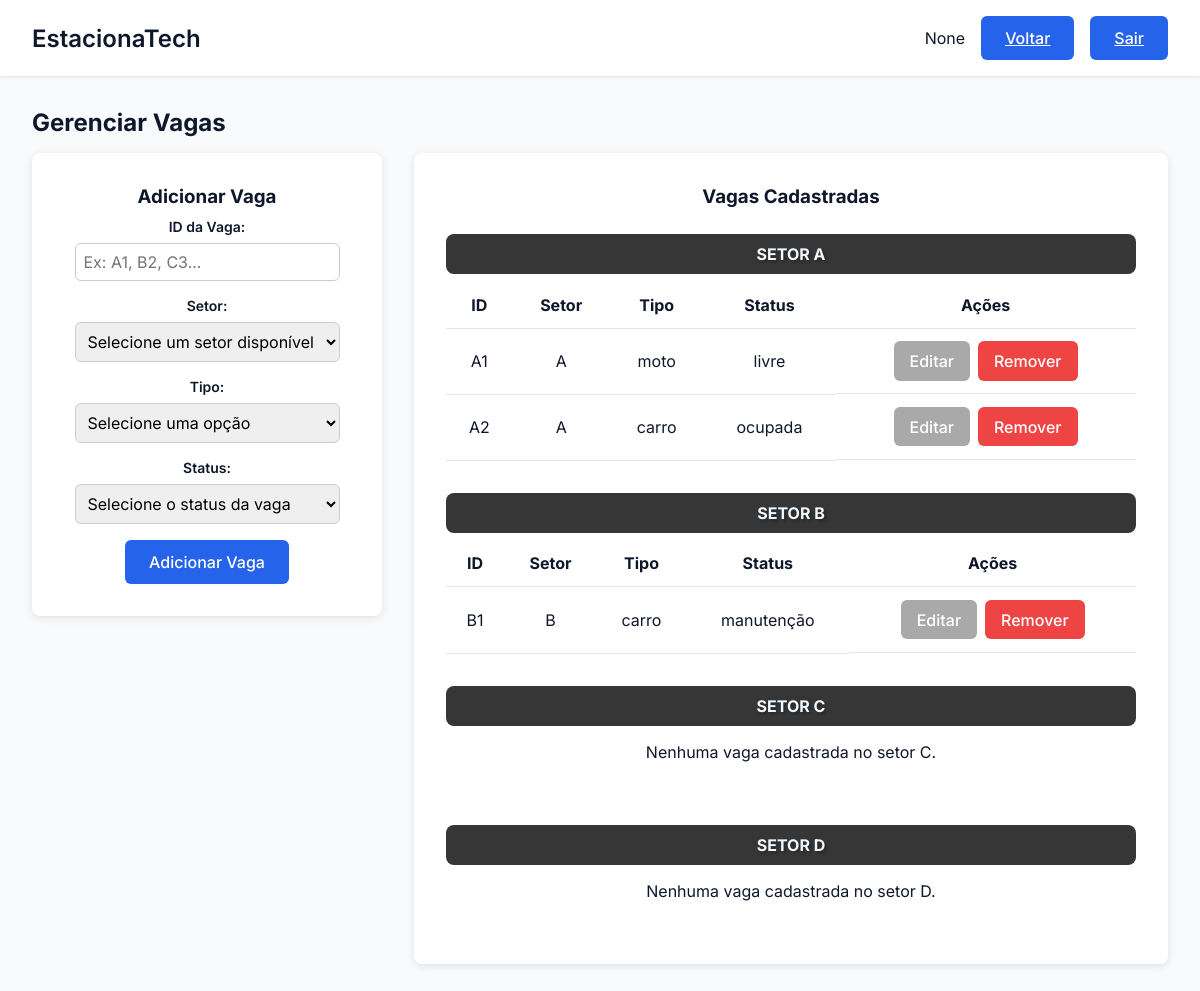
/vaga/config_vagas, run on an earlier commit of the app's database.
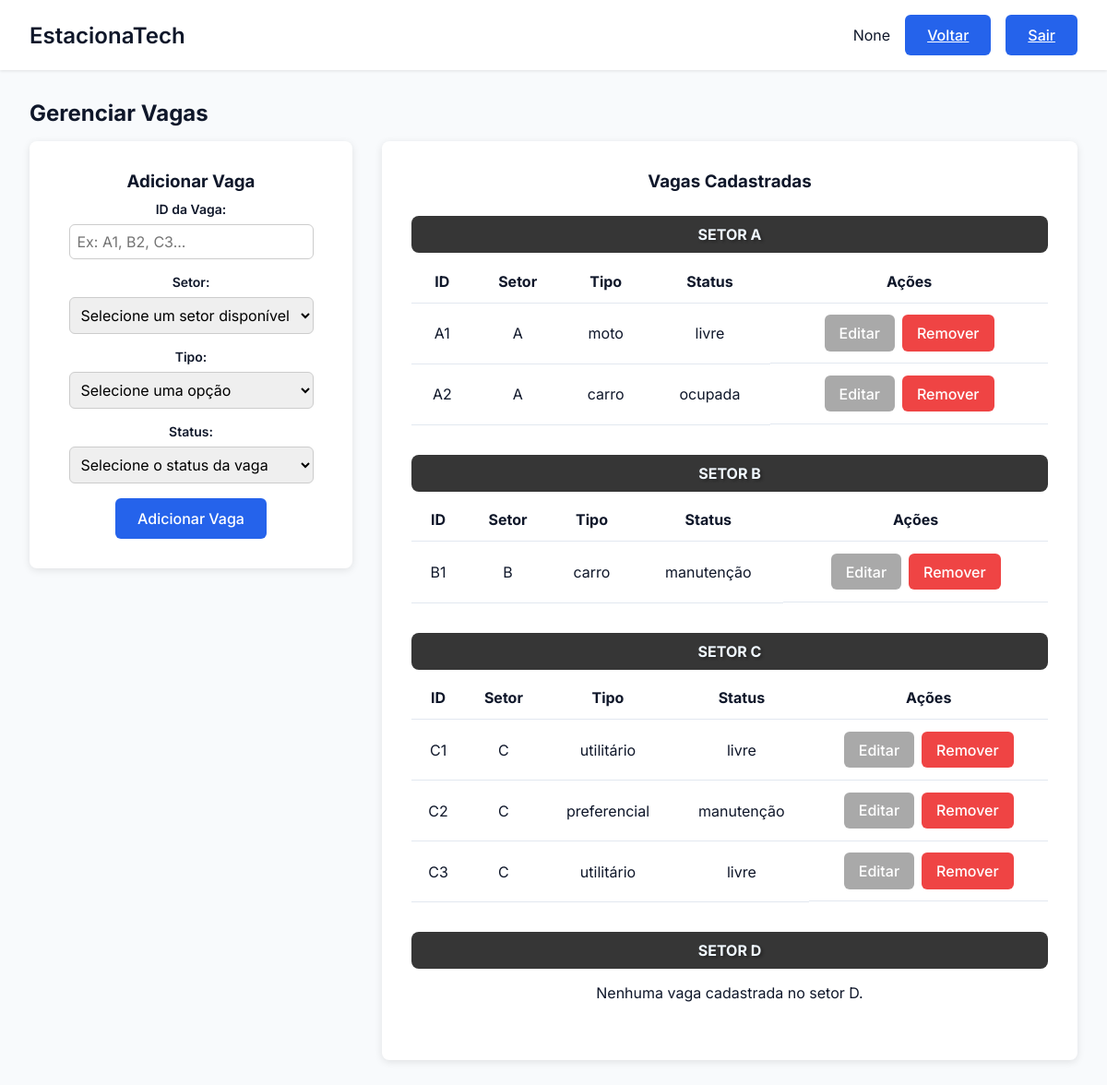
And on a later commit of the database.
### tables this page shows
CREATE TABLE Setor (
        id_setor TEXT PRIMARY KEY,
        n_vagas INTEGER NOT NULL
    );

CREATE TABLE "Vaga" (
        id_vaga TEXT PRIMARY KEY,
        setor TEXT NOT NULL,
        tipo TEXT NOT NULL CHECK (tipo IN ('carro', 'moto', 'utilitário', 'preferencial')),
        status TEXT NOT NULL CHECK (status IN ('livre', 'ocupada', 'reservada', 'manutenção')),
        FOREIGN KEY (setor) REFERENCES Setor(id_setor)
    );

### EstacionaTech/routes/vaga_routes.py (the view)
@vaga_bp.route('/config_vagas')
def config_vagas():
    vagas = VagaController.listar_vagas()
    setores = SetorController.listar_setores()
    print(setores)
    return render_template('config_vagas.html', vagas=vagas, setores=setores)

### EstacionaTech/controllers/setor_controller.py (called while the page is built)
    @staticmethod
    def listar_setores():
        setores = Setor.listar_todos()
        return setores

### EstacionaTech/controllers/vaga_controller.py (called while the page is built)
    @staticmethod
    def listar_vagas():
        vagas= Vaga.listar_todas()
        return vagas

### EstacionaTech/database/database.py (called while the page is built)
def conectar():
    diretorio_db = "EstacionaTech/database"
    if not os.path.exists(diretorio_db):
        os.makedirs(diretorio_db)  # Criar diretório caso não exista
    return sqlite3.connect(f"{diretorio_db}/estacionatech.db")

### EstacionaTech/models/setor.py (called while the page is built)
    def listar_todos():
        conn = conectar()
        cursor = conn.cursor()
        cursor.execute("SELECT * FROM Setor ORDER BY id_setor ASC")
        setores = cursor.fetchall()
        conn.close()
        return setores

### EstacionaTech/models/vaga.py (called while the page is built)
    def listar_todas():
        conn = conectar()
        cursor = conn.cursor()
        cursor.execute("SELECT * FROM vaga ORDER BY id_vaga ASC")
        vagas = cursor.fetchall()
        conn.close()
        return vagas

### EstacionaTech/templates/config_vagas.html (shortened to what this page needs)
<!DOCTYPE html>
<html lang="pt-BR">
<head>
    <link rel="stylesheet" href="{{ url_for('static', filename='css/estilo.css') }}">
    <link rel="stylesheet" href="{{ url_for('static', filename='css/vagas.css') }}">
</head>
<body>
    <div class="dashboard">
        <header class="dashboard-header">
            <nav class="dashboard-nav container">
                <h1 class="dashboard-title">EstacionaTech</h1>
                <div class="dashboard-user">
                    <span>{{ session.get('nome') }}</span>
                    <a href="{{ url_for('admin.configuracoes_admin') }}" class="btn btn-primary">Voltar</a>
                    <a href="{{ url_for('auth.logout') }}" class="btn btn-primary">Sair</a>
                </div>
            </nav>
        </header>
        <main class="dashboard-content container">
            <h2 class="section-title">Gerenciar Vagas</h2>
            <div class="dashboard-grid">
                <div class="dashboard-card">
                    <h3>Adicionar Vaga</h3>
                    <form action="{{ url_for('vaga.adicionar_vaga') }}" method="POST" class="form">
                        <div class="form-group">
                            <label class="form-label" for="id_vaga">ID da Vaga:</label>
                            <input class="form-input" type="text" id="id_vaga" name="id_vaga" required placeholder="Ex: A1, B2, C3...">
                        </div>
                        <div class="form-group">
                            <label class="form-label" for="setor">Setor:</label>
                            <select class="form-input" id="setor" name="setor" required>
                                <option value="" disabled selected>Selecione um setor disponível</option>
                            </select>
                        </div>
                        <div class="form-group">
                            <label class="form-label" for="tipo">Tipo:</label>
                            <select class="form-input" id="tipo" name="tipo" required>
                                <option value="" disabled selected>Selecione uma opção</option>
                            </select>
                        </div>
                        <div class="form-group">
                            <label class="form-label" for="status">Status:</label>
                            <select class="form-input" id="status" name="status" required>
                                <option value="" disabled selected>Selecione o status da vaga</option>
                            </select>
                        </div>
                        <button type="submit" class="btn btn-primary">Adicionar Vaga</button>
                    </form>
                </div>
                <div class="dashboard-card">
                    <h3 class="section-title">Vagas Cadastradas</h3>
                    <div class="setor-container">
                        {% for setor in setores|batch(2, '') %}
                        <div class="setor-row">
                            {% for s in setor %}
                                {% if s %}
                                    <div class="setor-box">
                                        <h4 class="setor-section-title">SETOR {{ s[0] }}</h4>
                                        {% set setor_vagas = vagas|selectattr('1', 'equalto', s[0])|list %}
                                        {% if setor_vagas %}
                                        <div class="table-container">
                                            <table class="table">
                                                <thead>
                                                    <tr>
                                                        <th>ID</th>
                                                        <th>Setor</th>
                                                        <th>Tipo</th>
                                                        <th>Status</th>
                                                        <th>Ações</th>
                                                    </tr>
                                                </thead>
                                                <tbody>
                                                    {% for vaga in setor_vagas %}
                                                    <tr>
                                                        <td>{{ vaga[0] }}</td>
                                                        <td>{{ vaga[1] }}</td>
                                                        <td>{{ vaga[2] }}</td>
                                                        <td>{{ vaga[3] }}</td>
                                                        <td class="actions">
                                                            <button class="btn btn-secondary" onclick="openEditModal('{{ vaga[0] }}', '{{ vaga[1] }}', '{{ vaga[2] }}', '{{ vaga[3] }}')">Editar</button>
                                                            <form action="{{ url_for('vaga.remover_vaga') }}" method="POST" class="inline-form">
                                                                <button type="submit" class="btn btn-danger" onclick="return confirm('Tem certeza que deseja remover a vaga {{ vaga[0] }}?')">Remover</button>
                                                            </form>
                                                        </td>
                                                    </tr>
                                                    {% endfor %}
                                                </tbody>
                                            </table>
                                        </div>
                                        {% else %}
                                            <p class="no-data">Nenhuma vaga cadastrada no setor {{ s[0] }}.</p>
                                        {% endif %}
                                    </div>
                                {% endif %}
                            {% endfor %}
                        </div>
                        {% endfor %}
                    </div>
                </div>
            </div>
        </main>
    </div>
</body>
</html>

### EstacionaTech/static/css/estilo.css (style rules this page uses)
* { margin: 0; padding: 0; box-sizing: border-box; font-family: 'Inter', sans-serif; }
:root { --primary: #2563eb; --primary-dark: #1d4ed8; --secondary: #A9A9A9; --danger: #ef4444; --success: #22c55e; --background: #f8fafc; --surface: #ffffff; --text: #0f172a; --text-light: #64748b; }
body { background-color: var(--background); color: var(--text); min-height: 100vh; }
.container { max-width: 1200px; margin: 0 auto; padding: 0 1rem; }
.form-group { margin-bottom: 1.5rem; }
.form-label { display: block; font-size: 0.875rem; font-weight: 500; margin-bottom: 0.5rem; color: var(--text); }
.form-input { width: 100%; padding: 0.75rem 1rem; border: 1px solid #e2e8f0; border-radius: 6px; font-size: 1rem; transition: all 0.2s; }
.btn { display: inline-flex; align-items: center; justify-content: center; padding: 0.75rem 1.5rem; font-size: 1rem; font-weight: 500; border-radius: 6px; cursor: pointer; transition: all 0.2s; border: none; }
.btn-primary { background-color: var(--primary); color: white; }
.dashboard { min-height: 100vh; display: grid; grid-template-rows: auto 1fr; }
.dashboard-header { background: var(--surface); padding: 1rem; box-shadow: 0 1px 3px 0 rgb(0 0 0 / 0.1); }
.dashboard-nav { display: flex; justify-content: space-between; align-items: center; }
.dashboard-title { font-size: 1.5rem; font-weight: 600; }
.dashboard-user { display: flex; align-items: center; gap: 1rem; }
.dashboard-content { padding: 2rem; }
.dashboard-content h2 { margin-bottom: 1rem; }
.dashboard-grid { display: grid; grid-template-columns: 1fr 1fr; gap: 2rem; }
.dashboard-card { background-color: var(--surface); padding: 2rem; border-radius: 8px; box-shadow: 0 2px 8px rgba(0,0,0,0.1); display: flex; flex-direction: column; align-items: center; text-align: center; }
.dashboard-card h3 { margin-bottom: 10px; }
.dashboard-card p { margin-bottom: 15px; }

### EstacionaTech/static/css/vagas.css (style rules this page uses)
.section-title { margin-bottom: 2rem; }
.dashboard-grid { display: grid; grid-template-columns: 350px 1fr; gap: 2rem; align-items: start; }
.setor-section-title { background-color: #363636; color: #F0F8FF; padding: 10px 20px; margin-top: 1rem; text-shadow: 2px 2px 3px rgba(0, 0, 0, 0.3); border-radius: 8px; }
.form-group { margin-bottom: 1rem; }
.form-group label { display: block; margin-bottom: 0.5rem; font-weight: 600; }
.form-group input, .form-group select { width: 100%; padding: 0.5rem; border-radius: 6px; border: 1px solid #ccc; }
.table-container { overflow-x: auto; }
.table { width: 100%; border-collapse: collapse; margin-top: 0.5rem; }
.table th, .table td { padding: 0.8rem; text-align: center; border-bottom: 1px solid #e2e8f0; }
.table th { text-align: center; }
.actions { display: flex; gap: 0.5rem; justify-content: center; }
.no-data { padding: 1rem; text-align: center; background-color: var(--surface); border-radius: 8px; }
.setor-container { display: flex; flex-direction: column; gap: 1rem; }
.setor-row { display: flex; gap: 1rem; flex-wrap: wrap; }
.setor-box { min-width: 300px; width: 100%; }
.btn-secondary { background-color: var(--secondary); color: white; border: none; padding: 0.6rem 1rem; border-radius: 6px; cursor: pointer; transition: background-color 0.2s; }
.btn-danger { background-color: var(--danger); color: white; border: none; padding: 0.6rem 1rem; border-radius: 6px; cursor: pointer; transition: background-color 0.2s; }

What changed in the data, as far as the page shows it:
shown differently, row unchanged: Setor "C": id_setor "C" → (not shown); text "Nenhuma vaga cadastrada no setor ." → "ID Setor Tipo Status Ações"
added Vaga: id_vaga "C1", setor "C", tipo "utilitário", status "livre", shown under Setor "C"
added Vaga: id_vaga "C2", setor "C", tipo "preferencial", status "manutenção", shown under Setor "C"
added Vaga: id_vaga "C3", setor "C", tipo "utilitário", status "livre", shown under Setor "C"
